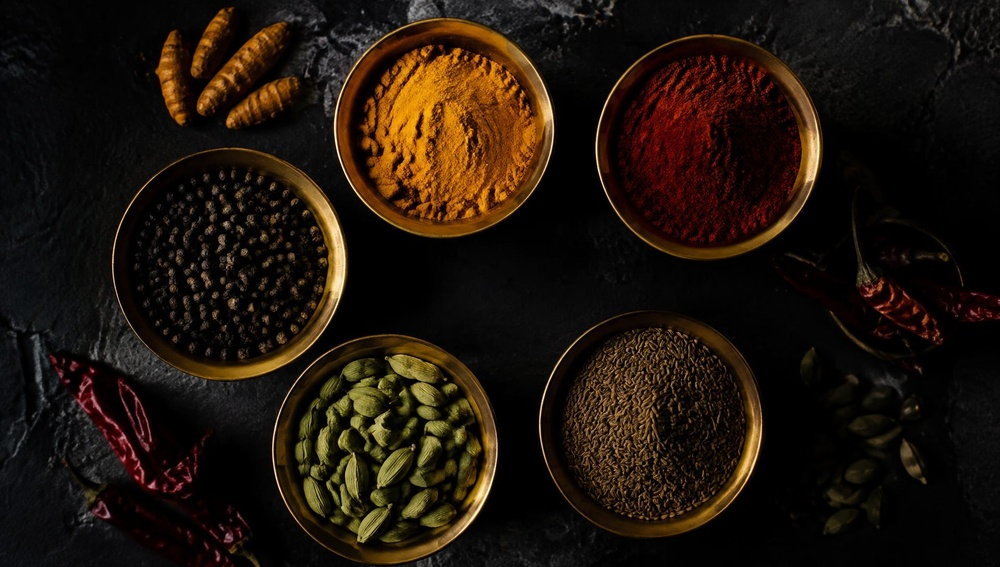
#> input picture src/assets/spices.jpg, 1000 x 567 px, shrunk from 1920 x 1088 before the run, found by its file name
$ python crop_spices.py
#> lines starting #> are read from the running program, lines starting #| are printed output that depends on the picture
from PIL import Image
import os

img = Image.open('src/assets/spices.jpg')
#> img is the input picture: PIL image 1000x567 RGB; mean R, G, B 31.7, 20.9, 11.4
w, h = img.size
#> w = 1000; h = 567
print(f'Original size: {w}x{h}')
#| Original size: 1000x567

os.makedirs('public/images', exist_ok=True)
# 1. Turmeric: top-left / top-center (x: 250 to 1100, y: 0 to 850)
turmeric = img.crop((int(w * 0.12), int(h * 0.0), int(w * 0.58), int(h * 0.48)))
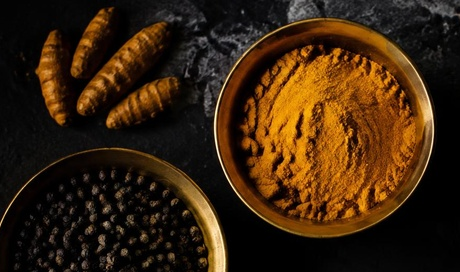
#> turmeric: PIL image 460x272 RGB; mean R, G, B 58.6, 35.7, 13.5
turmeric.save('public/images/turmeric.jpg', quality=95)
print('Saved public/images/turmeric.jpg')

# 2. Cumin: bottom-right (x: w*0.50 to w*0.80, y: h*0.52 to h*0.95)
cumin = img.crop((int(w * 0.52), int(h * 0.52), int(w * 0.80), int(h * 0.95)))
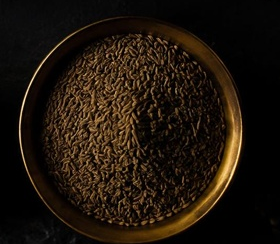
#> cumin: PIL image 280x244 RGB; mean R, G, B 30.9, 21, 11.9
cumin.save('public/images/cumin.jpg', quality=95)
print('Saved public/images/cumin.jpg')
